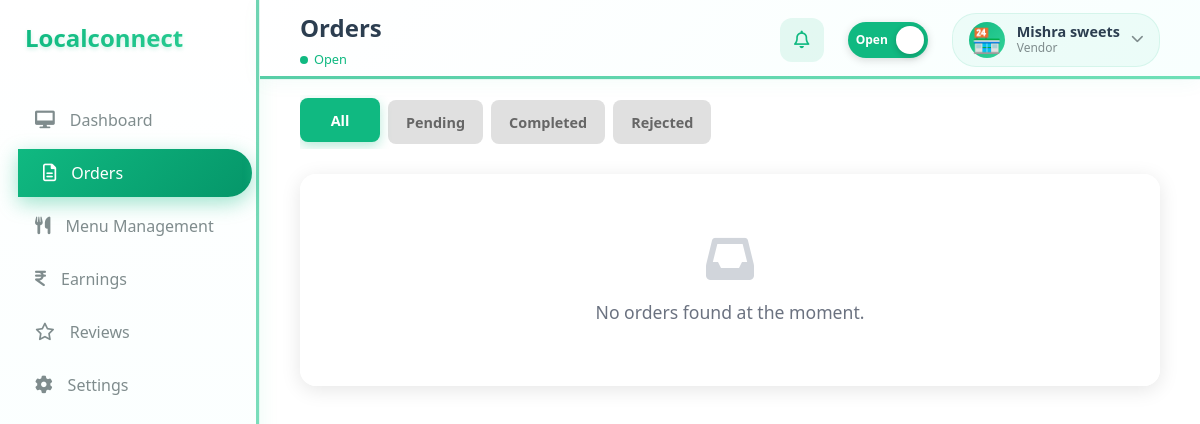
/vendor/orders (signed in), run on an earlier commit of the app's database.
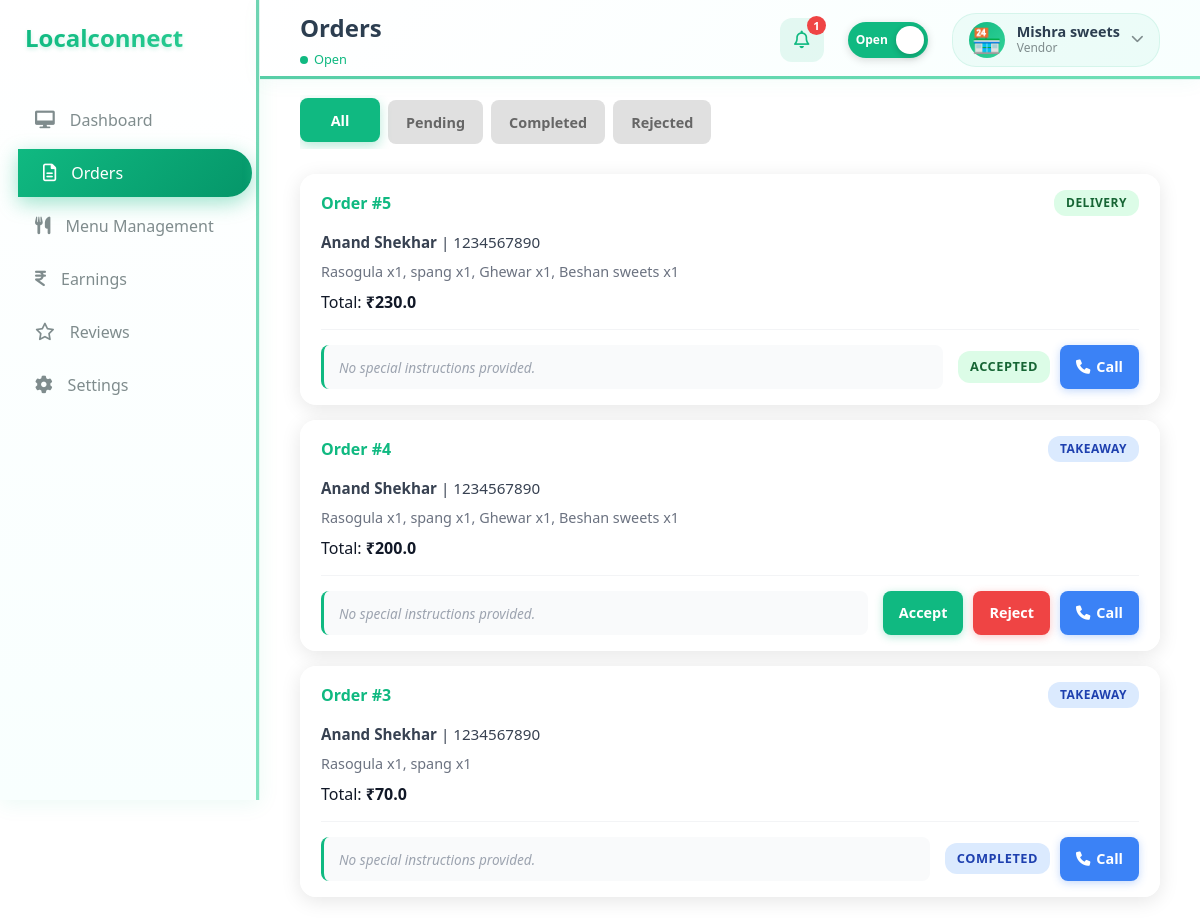
And on a later commit of the database.
### models/models.py (models this page shows, shortened)
class Order(db.Model):
    id = db.Column(db.Integer, primary_key=True)
    customer_id = db.Column(db.Integer, db.ForeignKey('customer.id'), nullable=False)
    vendor_id = db.Column(db.Integer, db.ForeignKey('vendor.id'), nullable=False)
    vendor_name = db.Column(db.String(100), nullable=False)
    customer_name = db.Column(db.String(100))
    customer_phone = db.Column(db.String(20))
    items = db.Column(db.Text, nullable=False)
    items_summary = db.Column(db.String(500))
    delivery_type = db.Column(db.String(20), nullable=False)
    payment_type = db.Column(db.String(20), nullable=False)
    total = db.Column(db.Float, nullable=False)
    status = db.Column(db.String(20), default='Pending')
    order_type = db.Column(db.String(20))
    customer_suggestion = db.Column(db.Text)
    rejection_reason = db.Column(db.Text)
    created_at = db.Column(db.DateTime, default=datetime.utcnow)
    review_rating = db.Column(db.Integer)
    review_comment = db.Column(db.Text)
    review_date = db.Column(db.DateTime)
    def get_items(self):
        return json.loads(self.items)

### app.py (the view)
@app.route('/vendor/orders')
@vendor_required
def vendor_orders():
    vendor_id = session['user_id']
    vendor = Vendor.query.get(vendor_id)
    orders = Order.query.filter_by(vendor_id=vendor_id).order_by(Order.created_at.desc()).all()
    unread_count = Order.query.filter_by(vendor_id=vendor_id, status='Pending').count()
    return render_template('vendor/orders.html', orders=orders, vendor_profile=vendor, unread_count=unread_count)

### app.py (called while the page is built)
def vendor_required(f):
    @wraps(f)
    def decorated_function(*args, **kwargs):
        if 'user_id' not in session or session.get('user_role') != 'vendor':
            flash('Access denied. Vendor login required.', 'error')
            return redirect(url_for('sign_in'))
        return f(*args, **kwargs)
    return decorated_function

### templates/vendor/orders.html (shortened to what this page needs)
{% extends "vendor/base.html" %}
{% block page_title %}Orders{% endblock %}
{% block extra_css %}
<link rel="stylesheet" href="{{ url_for('static', filename='css/vendor/orders.css') }}">
{% endblock %}
{% block content %}
<div class="orders-container">
    <div class="status-tabs">
        <button class="tab-btn active">All</button>
        <button class="tab-btn">Pending</button>
        <button class="tab-btn">Completed</button>
        <button class="tab-btn">Rejected</button>
    </div>
    <div class="orders-list-section">
        {% for order in orders %}
        <div class="order-card" data-status="{{ order.status }}">
            <div class="order-header-row">
                <div class="header-left">
                    <span class="order-number">Order #{{ order.id }}</span>
                </div>
                <div class="header-right">
                    <span class="type-badge {{ order.delivery_type|lower }}">
                        {{ order.delivery_type|upper }}
                    </span>
                </div>
            </div>
            <div class="order-body">
                <div class="customer-main-info">
                    <span class="cust-details"><strong>{{ order.customer_name }}</strong> | {{ order.customer_phone }}</span>
                    <p class="items-summary">
                        {% for item in order.get_items() %}
                            {{ item.name }} x{{ item.qty }}{% if not loop.last %}, {% endif %}
                        {% endfor %}
                    </p>
                    <p class="total-row">Total: <strong>₹{{ order.total }}</strong></p>
                </div>
                <div class="order-footer-actions">
                    <div class="suggestion-text-wrapper">
                        {% if order.customer_suggestion %}
                            <span class="note-label">Customer Note:</span>
                            <span class="note-content">{{ order.customer_suggestion }}</span>
                        {% else %}
                            <span class="note-content muted">No special instructions provided.</span>
                        {% endif %}
                    </div>
                    <div class="action-buttons-group">
                        {% if order.status == 'Pending' %}
                        <button class="btn-green-action" onclick="updateStatus({{ order.id }}, 'Completed')">Accept</button>
                        <button class="btn-red-action" onclick="openRejectModal({{ order.id }})">Reject</button>
                        {% else %}
                        <span class="status-badge-static {{ order.status.lower() }}">
                            {{ order.status }}
                        </span>
                        {% endif %}
                        <a href="tel:{{ order.customer_phone }}" class="btn-blue-call">
                            <i class="fa-solid fa-phone"></i> Call
                        </a>
                    </div>
                </div>
            </div>
        </div>
        {% else %}
        <div class="order-card empty-state">
            <i class="fa-solid fa-inbox"></i>
            <p>No orders found at the moment.</p>
        </div>
        {% endfor %}
    </div>
</div>
{% endblock %}

### templates/vendor/base.html (shortened to what the changed rows need)
<!DOCTYPE html>
<html lang="en">
<head>
    <link rel="stylesheet" href="{{ url_for('static', filename='css/vendor/base.css') }}">
    <link rel="stylesheet" href="https://cdnjs.cloudflare.com/ajax/libs/font-awesome/6.0.0/css/all.min.css">
    {% block extra_css %}{% endblock %}
</head>
<body>
    <div class="container">
        <aside class="sidebar">
            <div class="logo">
                <h1>Localconnect</h1>
            </div>
        </aside>
        <main class="main-content">
            <header class="top-header">
                <div class="header-left">
                    <div class="page-title-section">
                        <h2 id="page-title">{% block page_title %}{% endblock %}</h2>
                    </div>
                </div>
                <div class="header-right">
                    <div class="header-actions">
                        <div class="notification-wrapper">
                            <button class="notification-btn" onclick="toggleDropdown('notif-content')" aria-label="Notifications">
                                <i class="fa-regular fa-bell"></i>
                                {% if unread_count > 0 %}
                                    <span class="notification-badge">{{ unread_count }}</span>
                                {% endif %}
                            </button>
                        </div>
                    </div>
                </div>
            </header>
            <section class="content">
                {% block content %}{% endblock %}
            </section>
        </main>
    </div>
</body>
</html>

What changed in the data, as far as the page shows it:
added Order: id "5", delivery_type "DELIVERY", customer_name "Anand Shekhar", customer_phone "1234567890", name "Rasogula" "spang" "Ghewar" "Beshan sweets", qty "1" "1" "1" "1", total "230.0", shows "No special instructions provided.", status "ACCEPTED"
added Order: id "4", delivery_type "TAKEAWAY", customer_name "Anand Shekhar", customer_phone "1234567890", name "Rasogula" "spang" "Ghewar" "Beshan sweets", qty "1" "1" "1" "1", total "200.0", shows "No special instructions provided."
added Order: id "3", delivery_type "TAKEAWAY", customer_name "Anand Shekhar", customer_phone "1234567890", name "Rasogula" "spang", qty "1" "1", total "70.0", shows "No special instructions provided.", status "COMPLETED"
Also different on the page:
{{ unread_count }}: (not shown) → "1"
text no longer shown: "No orders found at the moment."
